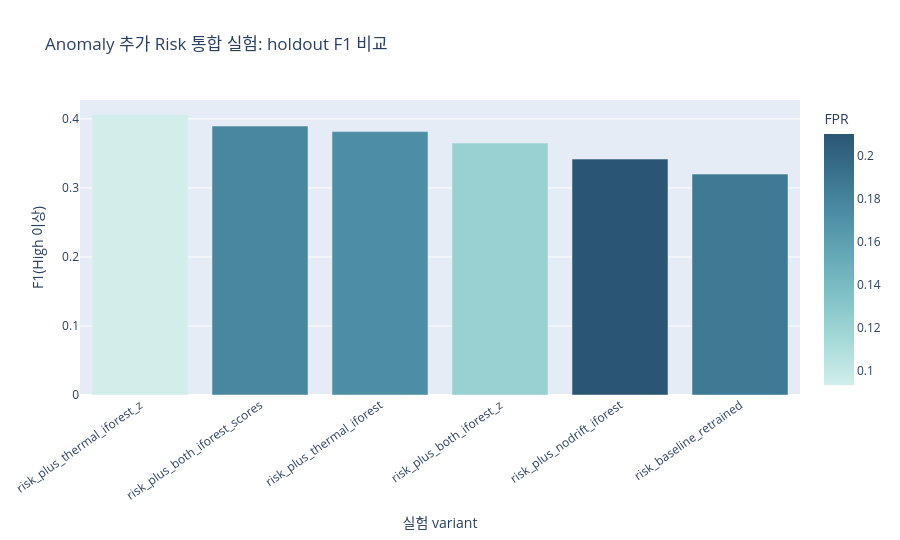
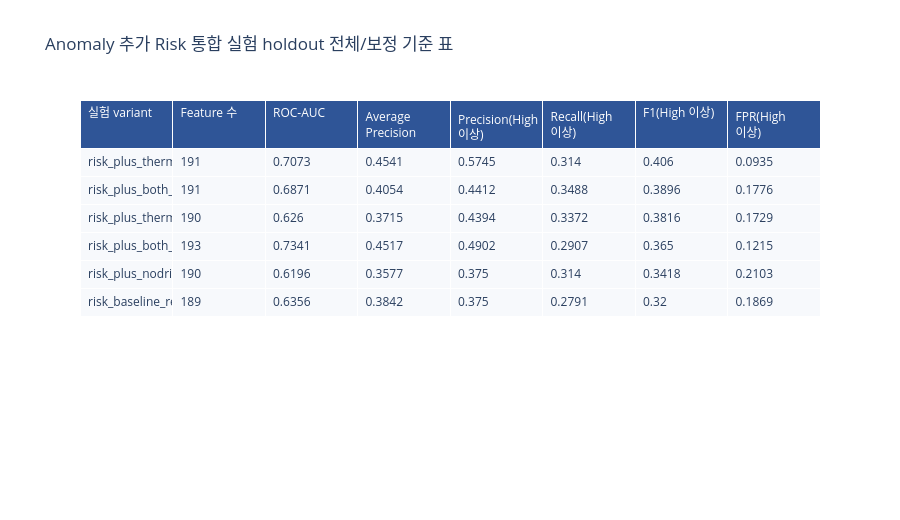
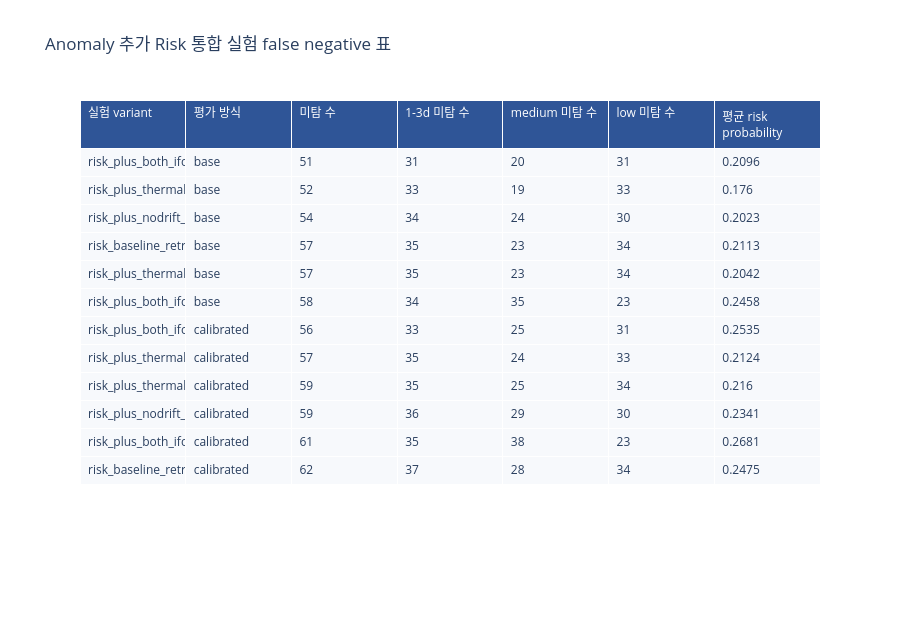

Notebook code for these charts, in order:
### Markdown cell above
## 3. Anomaly score를 Risk 모델에 추가한 통합 실험

IF 자체 실험에서 나온 후보를 실제 risk 모델 입력에 추가했다.

추가한 anomaly 후보는 다음이다.

- `thermal_iforest_anomaly_score`
- `thermal_iforest_anomaly_z_by_group`
- `nodrift_iforest_anomaly_score`
- `nodrift_iforest_anomaly_z_by_group`

목적은 IF score 자체가 좋아지는 것보다, downstream risk holdout F1 / recall / FPR이 개선되는지 확인하는 것이다.

### Code cell
ar = read_csv("anomaly_risk_integration_holdout.csv")
fn_ar = read_csv("anomaly_risk_integration_false_negative_summary.csv")
if not ar.empty:
    overall = ar[(ar["scope"] == "overall") & (ar["metric_type"] == "calibrated")].copy()
    overall = overall.sort_values("f1_high_or_critical", ascending=False)
    fig = px.bar(
        overall,
        x="variant",
        y="f1_high_or_critical",
        color="false_positive_rate_high_or_critical",
        title="Anomaly 추가 Risk 통합 실험: holdout F1 비교",
        labels={"variant": "실험 variant", "f1_high_or_critical": "F1(High 이상)", "false_positive_rate_high_or_critical": "FPR"},
        color_continuous_scale="Teal",
    )
    fig.update_layout(height=540, xaxis_tickangle=-35)
    fig.show()
    show_table(
        overall,
        "Anomaly 추가 Risk 통합 실험 holdout 전체/보정 기준 표",
        columns=["variant", "feature_count", "roc_auc", "average_precision", "precision_high_or_critical", "recall_high_or_critical", "f1_high_or_critical", "false_positive_rate_high_or_critical"],
        height=520,
    )

if not fn_ar.empty:
    show_table(
        fn_ar,
        "Anomaly 추가 Risk 통합 실험 false negative 표",
        columns=["variant", "metric_type", "false_negative_count", "fn_1_3d_count", "fn_medium_count", "fn_low_count", "mean_risk_probability"],
        height=620,
    )

### Figure 1 — Plotly figure (JSON) as saved in the notebook; plotly's stock layout.template omitted (floating-point values rounded to 4 significant figures)
{"data": [{"hovertemplate": "실험 variant=%{x}<br>F1(High 이상)=%{y}<br>FPR=%{marker.color}<extra></extra>", "legendgroup": "", "marker": {"color": [0.09346, 0.1776, 0.1729, 0.1215, 0.2103, 0.1869], "coloraxis": "coloraxis", "pattern": {"shape": ""}}, "name": "", "orientation": "v", "showlegend": false, "textposition": "auto", "type": "bar", "x": ["risk_plus_thermal_iforest_z", "risk_plus_both_iforest_scores", "risk_plus_thermal_iforest", "risk_plus_both_iforest_z", "risk_plus_nodrift_iforest", "risk_baseline_retrained"], "xaxis": "x", "y": [0.406, 0.3896, 0.3816, 0.365, 0.3418, 0.32], "yaxis": "y"}], "layout": {"barmode": "relative", "coloraxis": {"autocolorscale": false, "colorbar": {"title": {"text": "FPR"}}, "colorscale": [[0.0, "rgb(209, 238, 234)"], [0.1667, "rgb(168, 219, 217)"], [0.3333, "rgb(133, 196, 201)"], [0.5, "rgb(104, 171, 184)"], [0.6667, "rgb(79, 144, 166)"], [0.8333, "rgb(59, 115, 143)"], [1.0, "rgb(42, 86, 116)"]]}, "height": 540, "legend": {"tracegroupgap": 0}, "title": {"text": "Anomaly 추가 Risk 통합 실험: holdout F1 비교"}, "xaxis": {"anchor": "y", "domain": [0.0, 1.0], "tickangle": -35, "title": {"text": "실험 variant"}}, "yaxis": {"anchor": "x", "domain": [0.0, 1.0], "title": {"text": "F1(High 이상)"}}}}

### Figure 2 — Plotly figure (JSON) as saved in the notebook; plotly's stock layout.template omitted (floating-point values rounded to 4 significant figures)
{"data": [{"cells": {"align": "left", "fill": {"color": "#F7F9FC"}, "height": 28, "values": [["risk_plus_thermal_iforest_z", "risk_plus_both_iforest_scores", "risk_plus_thermal_iforest", "risk_plus_both_iforest_z", "risk_plus_nodrift_iforest", "risk_baseline_retrained"], [191, 191, 190, 193, 190, 189], [0.7073, 0.6871, 0.626, 0.7341, 0.6196, 0.6356], [0.4541, 0.4054, 0.3715, 0.4517, 0.3577, 0.3842], [0.5745, 0.4412, 0.4394, 0.4902, 0.375, 0.375], [0.314, 0.3488, 0.3372, 0.2907, 0.314, 0.2791], [0.406, 0.3896, 0.3816, 0.365, 0.3418, 0.32], [0.0935, 0.1776, 0.1729, 0.1215, 0.2103, 0.1869]]}, "header": {"align": "left", "fill": {"color": "#2F5597"}, "font": {"color": "white", "size": 12}, "height": 30, "values": ["실험 variant", "Feature 수", "ROC-AUC", "Average Precision", "Precision(High 이상)", "Recall(High 이상)", "F1(High 이상)", "FPR(High 이상)"]}, "type": "table"}], "layout": {"height": 520, "title": {"text": "Anomaly 추가 Risk 통합 실험 holdout 전체/보정 기준 표"}}}

### Figure 3 — Plotly figure (JSON) as saved in the notebook; plotly's stock layout.template omitted (floating-point values rounded to 4 significant figures)
{"data": [{"cells": {"align": "left", "fill": {"color": "#F7F9FC"}, "height": 28, "values": [["risk_plus_both_iforest_scores", "risk_plus_thermal_iforest", "risk_plus_nodrift_iforest", "risk_baseline_retrained", "risk_plus_thermal_iforest_z", "risk_plus_both_iforest_z", "risk_plus_both_iforest_scores", "risk_plus_thermal_iforest", "risk_plus_thermal_iforest_z", "risk_plus_nodrift_iforest", "risk_plus_both_iforest_z", "risk_baseline_retrained"], ["base", "base", "base", "base", "base", "base", "calibrated", "calibrated", "calibrated", "calibrated", "calibrated", "calibrated"], [51, 52, 54, 57, 57, 58, 56, 57, 59, 59, 61, 62], [31, 33, 34, 35, 35, 34, 33, 35, 35, 36, 35, 37], [20, 19, 24, 23, 23, 35, 25, 24, 25, 29, 38, 28], [31, 33, 30, 34, 34, 23, 31, 33, 34, 30, 23, 34], [0.2096, 0.176, 0.2023, 0.2113, 0.2042, 0.2458, 0.2535, 0.2124, 0.216, 0.2341, 0.2681, 0.2475]]}, "header": {"align": "left", "fill": {"color": "#2F5597"}, "font": {"color": "white", "size": 12}, "height": 30, "values": ["실험 variant", "평가 방식", "미탐 수", "1-3d 미탐 수", "medium 미탐 수", "low 미탐 수", "평균 risk probability"]}, "type": "table"}], "layout": {"height": 620, "title": {"text": "Anomaly 추가 Risk 통합 실험 false negative 표"}}}
